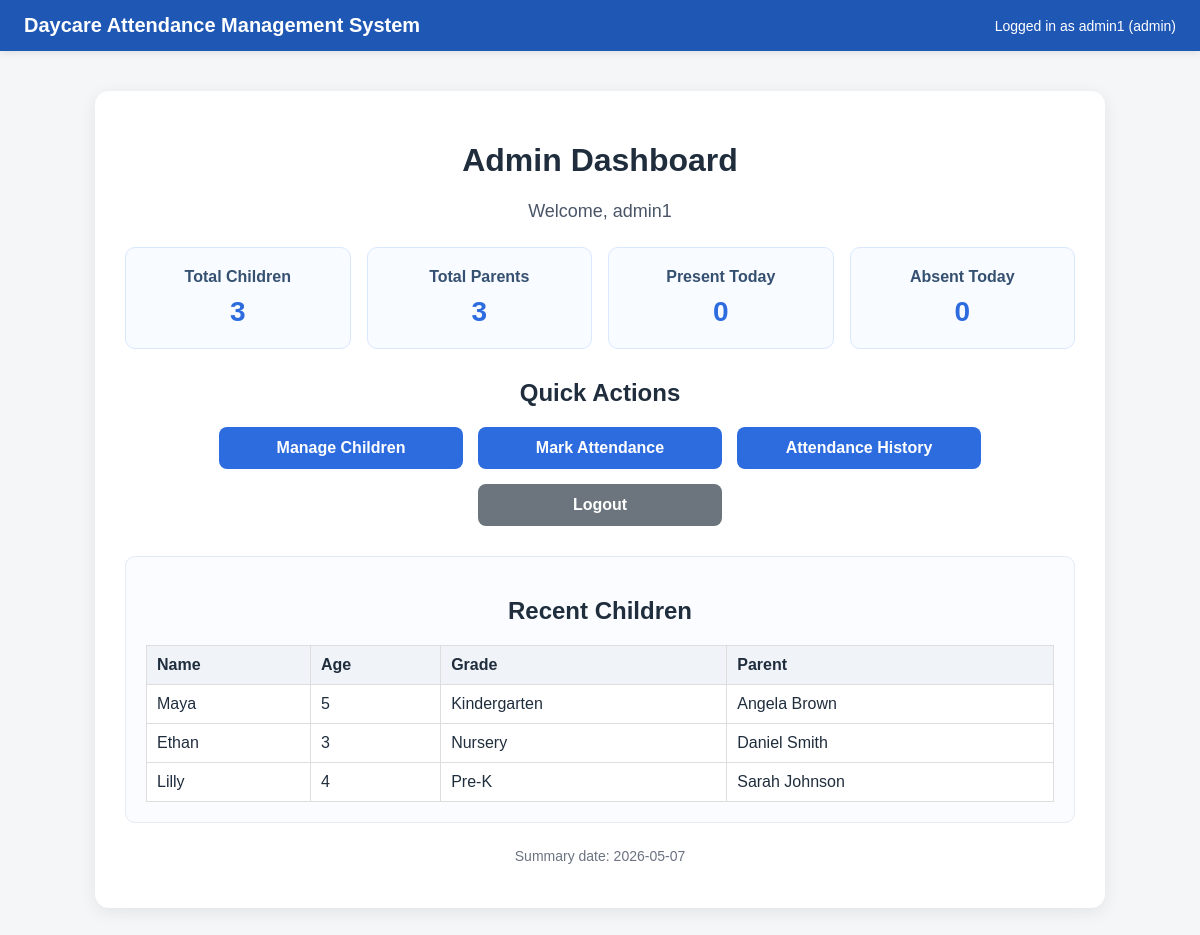
The page /admin (signed in) on the database its author committed.
### tables this page shows
CREATE TABLE children (
    id INTEGER PRIMARY KEY AUTOINCREMENT,
    name TEXT NOT NULL,
    date_of_birth TEXT,
    grade TEXT,
    age INTEGER NOT NULL,
    parent_user_id INTEGER,
    parent_name TEXT,
    parent_address TEXT,
    parent_phone TEXT,
    emergency_contact TEXT,
    immunization_status TEXT,
    FOREIGN KEY (parent_user_id) REFERENCES users(id)
);

### app.py (the view)
@app.route("/admin")
def admin_dashboard():
    if "role" not in session or session["role"] != "admin":
        return redirect(url_for("login"))
    conn = get_db_connection()
    total_children = conn.execute(
        "SELECT COUNT(*) AS count FROM children"
    ).fetchone()["count"]
    total_parents = conn.execute(
        "SELECT COUNT(*) AS count FROM users WHERE role = 'parent'"
    ).fetchone()["count"]
    today_str = date.today().isoformat()
    present_today, absent_today = get_today_counts(conn, today_str)
    recent_children = conn.execute("""
        SELECT children.*, users.username AS parent_username
        FROM children
        LEFT JOIN users ON children.parent_user_id = users.id
        ORDER BY children.id DESC
        LIMIT 5
    """).fetchall()
    conn.close()
    return render_template(
        "admin_dashboard.html",
        username=session["username"],
        role=session["role"],
        total_children=total_children,
        total_parents=total_parents,
        present_today=present_today,
        absent_today=absent_today,
        recent_children=recent_children,
        today_str=today_str
    )

### app.py (called while the page is built)
def get_db_connection():
    conn = sqlite3.connect("daycare.db")
    conn.row_factory = sqlite3.Row
    return conn

def get_today_counts(conn, today_str):
    present_today = conn.execute("""
        SELECT COUNT(DISTINCT child_id) AS count
        FROM attendance
        WHERE date = ? AND status = 'Present'
    """, (today_str,)).fetchone()["count"]
    absent_today = conn.execute("""
        SELECT COUNT(DISTINCT child_id) AS count
        FROM attendance
        WHERE date = ? AND status = 'Absent'
    """, (today_str,)).fetchone()["count"]
    return present_today, absent_today

### templates/admin_dashboard.html (shortened to what this page needs)
<!DOCTYPE html>
<html>
<head>
    <link rel="stylesheet" href="{{ url_for('static', filename='style.css') }}">
</head>
<body>
    <div class="topbar">
        <div class="topbar-title">Daycare Attendance Management System</div>
        <div class="topbar-user">Logged in as {{ username }} ({{ role }})</div>
    </div>
    <div class="container">
        <h1>Admin Dashboard</h1>
        <p class="welcome-text">Welcome, {{ username }}</p>
        <div class="stats-grid">
            <div class="stat-card">
                <h3>Total Children</h3>
                <p>{{ total_children }}</p>
            </div>
            <div class="stat-card">
                <h3>Total Parents</h3>
                <p>{{ total_parents }}</p>
            </div>
            <div class="stat-card">
                <h3>Present Today</h3>
                <p>{{ present_today }}</p>
            </div>
            <div class="stat-card">
                <h3>Absent Today</h3>
                <p>{{ absent_today }}</p>
            </div>
        </div>
        <div class="action-section">
            <h2>Quick Actions</h2>
            <div class="action-buttons">
                <a class="action-btn" href="/admin/children">Manage Children</a>
                <a class="action-btn" href="/attendance">Mark Attendance</a>
                <a class="action-btn" href="/history">Attendance History</a>
                <a class="action-btn secondary" href="/logout">Logout</a>
            </div>
        </div>
        <div class="panel">
            <h2>Recent Children</h2>
            {% if recent_children %}
                <table>
                    <tr>
                        <th>Name</th>
                        <th>Age</th>
                        <th>Grade</th>
                        <th>Parent</th>
                    </tr>
                    {% for child in recent_children %}
                    <tr>
                        <td>{{ child['name'] }}</td>
                        <td>{{ child['age'] }}</td>
                        <td>{{ child['grade'] }}</td>
                        <td>{{ child['parent_name'] }}</td>
                    </tr>
                    {% endfor %}
                </table>
            {% else %}
                <p>No children available.</p>
            {% endif %}
        </div>
        <p class="small-note">Summary date: {{ today_str }}</p>
    </div>
</body>
</html>

### static/style.css (style rules this page uses)
body { font-family: Arial, sans-serif; background: #f4f6f8; margin: 0; padding: 0; color: #1f2d3d; }
.topbar { background: #1f57b5; color: white; padding: 14px 24px; display: flex; justify-content: space-between; align-items: center; flex-wrap: wrap; box-shadow: 0 2px 8px rgba(0, 0, 0, 0.1); }
.topbar-title { font-size: 20px; font-weight: bold; }
.topbar-user { font-size: 14px; }
.container { width: 950px; margin: 40px auto; background: white; padding: 30px; border-radius: 14px; box-shadow: 0 4px 18px rgba(0, 0, 0, 0.08); }
h1, h2 { text-align: center; color: #1f2d3d; }
.welcome-text { text-align: center; font-size: 18px; margin-bottom: 25px; color: #4a5568; }
table { width: 100%; border-collapse: collapse; margin-top: 15px; background: white; }
th, td { border: 1px solid #ddd; padding: 10px; text-align: left; vertical-align: top; }
th { background: #f0f4f8; }
a { color: #2d6cdf; text-decoration: none; }
.stats-grid { display: grid; grid-template-columns: repeat(auto-fit, minmax(180px, 1fr)); gap: 16px; margin-bottom: 30px; }
.stat-card { background: #f8fbff; border: 1px solid #d9e8ff; border-radius: 10px; padding: 20px; text-align: center; }
.stat-card h3 { margin: 0 0 10px 0; font-size: 16px; color: #355070; }
.stat-card p { margin: 0; font-size: 28px; font-weight: bold; color: #2d6cdf; }
.action-section { margin: 30px 0; }
.action-buttons { display: flex; gap: 15px; justify-content: center; flex-wrap: wrap; }
.action-btn { display: inline-block; background: #2d6cdf; color: white; padding: 12px 22px; border-radius: 8px; font-weight: bold; text-decoration: none; min-width: 200px; text-align: center; }
.action-btn.secondary { background: #6c757d; }
.panel { margin-top: 25px; background: #fafcff; border: 1px solid #e3ebf5; border-radius: 10px; padding: 20px; }
.small-note { text-align: center; margin-top: 25px; color: #6b7280; font-size: 14px; }

### rows shown on the page
children: name "Maya", age "5", grade "Kindergarten", parent_name "Angela Brown"
children: name "Ethan", age "3", grade "Nursery", parent_name "Daniel Smith"
children: name "Lilly", age "4", grade "Pre-K", parent_name "Sarah Johnson"

### other values the page prints
{{ username }} "admin1"
{{ role }} "admin"
{{ total_children }} "3"
{{ total_parents }} "3"
{{ present_today }} "0"
{{ absent_today }} "0"
